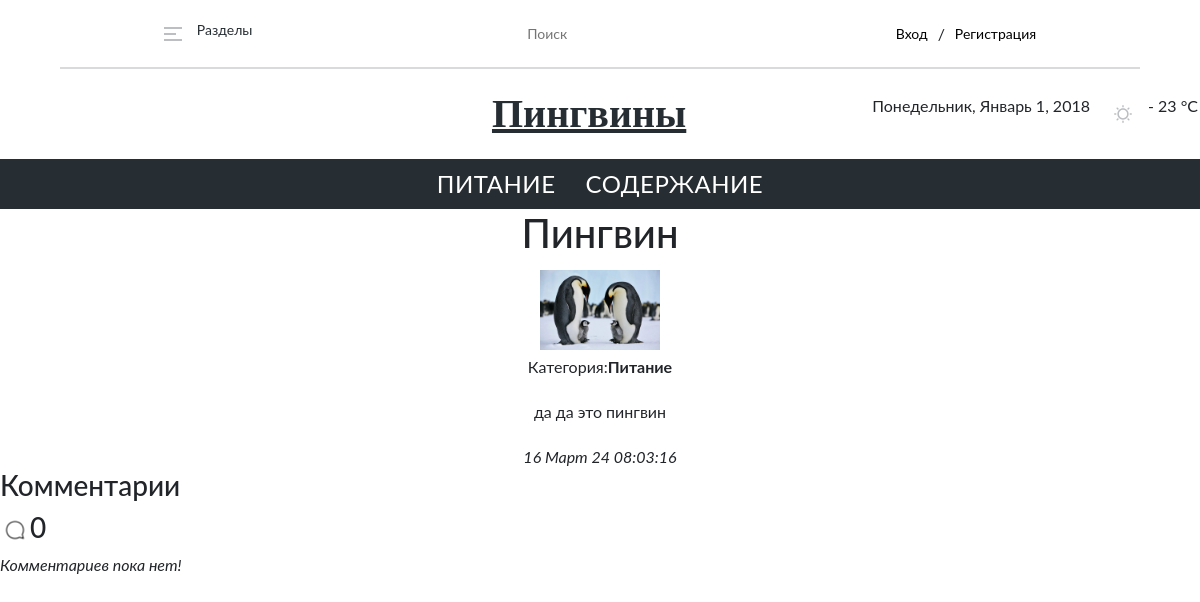
Page /Battalov-penguins/oneNew.php?new=22 on the committed database.
### tables this page shows
CREATE TABLE `categories` (
  `category_id` int(11) NOT NULL,
  `name` varchar(20) NOT NULL
);

CREATE TABLE `news` (
  `news_id` int(11) NOT NULL,
  `image` varchar(70) NOT NULL,
  `title` varchar(50) NOT NULL,
  `content` text NOT NULL,
  `category_id` int(11) NOT NULL,
  `publish_date` datetime NOT NULL DEFAULT CURRENT_TIMESTAMP
);

### Battalov-penguins/oneNew.php (the view, shortened to what this page needs)
<?php
include "header.php";
include "connect.php";
$new_id = isset($_GET["new"]) ? $_GET["new"] :false;
$query_getnew = "select news.*, categories.name from news inner join categories on news.category_id = categories.category_id where news_id = $new_id";
$new_info = mysqli_fetch_assoc(mysqli_query($con, $query_getnew));
$date = date("d-m-y  h:m:s", strtotime($new_info["publish_date"]));
$month = [
    "01" => 'Январь',
    "02" => 'Февраль',
    "03" => 'Март',
    "04" => 'Апрель',
    "05" => 'Май',
    "06" => 'Июнь',
    "07" => 'Июль',
    "08" => 'Август',
    "09" => 'Сентябрь',
    "10" => 'Октябрь',
    "11" => 'Ноябрь',
    "12" => 'Декабрь'
];
$m_text = $month[substr($date, 3, 2)];
$publish_date = substr($date, 0,2). " " . $m_text .  " " . substr($date, 6);
$comments_result = mysqli_query($con, "SELECT comments.*, users.name FROM comments INNER JOIN users ON comments.user_id = users.user_id WHERE news_id = $new_id ORDER BY comment_date DESC");
$comments = mysqli_fetch_all($comments_result);
$comments_count = mysqli_num_rows($comments_result);
?>
<!DOCTYPE html>
<html lang="en">
<head>
    <link rel="stylesheet" href="style.css">
    <link href="https://cdn.jsdelivr.net/npm/bootstrap@5.2.3/dist/css/bootstrap.min.css"      rel="stylesheet">
</head>
<body>
<div class="container">
    <?php
    echo "<h1 class='post-text'>" . $new_info["title"] ."</h1>";
    echo "<div class='post_img' style='background-image:url(images/news/" . $new_info['image'] . ")'></div>";
    echo "<p 'post-cat'>Категория:<b>". $new_info["name"] ."</b></i>";
    echo "<p class = 'description'>". $new_info['content'] ."</p>";
    echo "<i>". $publish_date ."</i>";
    echo "</div>"
    ?>
 <h3>Комментарии </h3>
    <h3><img style="height: 30px;" src="images/free-icon-comment-2414210.png" alt=""><?= $comments_count ?></h3>
    <?php if (mysqli_num_rows($comments_result)) {
        foreach ($comments as $comment){ ?>
        <div class="card text-left">
            <div class="card-header">
                <?=date_new($comment[4])?>
            </div>
        <div class="card-body">
            <h6 class="card-subtitle mb-2 text-body-secondary">
            <?= $comment[5]?>
            </h6>
            <p class="card-text">
                <?=$comment[3]?>
            </p>
        </div>
        </div>
    <?php }}else
    echo "<i>Комментариев пока нет!</1>"; ?>
</body>
</html>

### Battalov-penguins/header.php (shortened to what this page needs)
<?php
require "connect.php";
$query_get_category = "select * from categories";
$categories = mysqli_fetch_all(mysqli_query($con, $query_get_category));
?>
<!DOCTYPE html>
<html>
<head>
    <link rel='stylesheet' type='text/css' media='screen' href='style.css'>
    <link rel="stylesheet" href="style.css">
</head>
<body>
    <header>
    <div class="nav-header">
                <div class="sections">
                    <img src="images/Hamburger menu.png" alt="">
                    <h2>Разделы</h2>
                </div>
                <form id="search-form" action="/" method="get">
                    <input class="poisk" type="search" id='search' name="search" placeholder="Поиск">
                </form>
                <div class="vhod">
                <?php if(!isset($_SESSION["user_id"])) { ?>
                    <a href="auth.php">Вход</a>/<a href="reg.php">Регистрация</a>
                <?php } else { ?>
                    <a href="signout.php">Выход</a>
                <?php } ?>
                </div>
        </div>
        <div class="Pinguins-and-date-and-temp">
            <a href="index.php" class="namePost1">Пингвины</a>
            <div class="date-and-temp">
                <p>Понедельник, Январь 1, 2018</p>
                <div class="temp-content">
                    <img src="images/Sun.svg" alt="">
                    <p>- 23 °C</p>
                </div>
            </div>
        </div>
    </header>
    <main>
    <div class="text-main">
        <?php
         foreach($categories as $category){
            echo "<li><a href='/?new=" . $category[0] . "'>$category[1]</a></li>";
            }
        ?>
    </div>
</main>

### Battalov-penguins/style.css (style rules this page uses)
* { margin: 0; padding: 0; font-family: "Lato", sans-serif; }
.nav-header h2 { color: var(--Base-Grey-100, #262D33); font-size: 14px; font-style: normal; font-weight: 400; line-height: 20px; }
.sections { display: flex; align-items: center; gap: 15px; }
.vhod { display: flex; align-items: center; gap: 10px; }
.vhod a { color: var(--Base-Grey-85, #4B5157); font-size: 14px; font-style: normal; font-weight: 400; line-height: 20px; text-decoration: none; }
.poisk { width: 50%; height: 10%; padding: 10px; margin: 15px; color: var(--Base-Grey-50, #939699); font-size: 14px; font-style: normal; font-weight: 400; line-height: 20px; border: none; }
form { display: flex; flex-direction: column; align-items: center; justify-content: center; }
.Pinguins-and-date-and-temp { display: flex; justify-content: center; gap: 186px; padding: 20px 0 20px 490px; }
.date-and-temp { display: flex; align-items: center; gap: 23px; }
.temp-content { display: flex; align-items: center; gap: 15px; }
.nav-header { display: flex; width: 90%; align-items: center; justify-content: space-around; border-bottom: 2px solid #D9DADB ; margin: auto; }
.namePost1 { color: var(--Base-Grey-100, #262D33); text-align: center; font-family: Roboto Slab; font-size: 40px; font-style: normal; font-weight: 700; line-height: 50px; }
form { display: flex; flex-direction: column; align-items: center; }
.vhod a { color: black; text-decoration: none; }
main { background-color:#262D33 ; width: 100%; height: 50px; }
.text-main { height: 50px; display: flex; justify-content: center; gap: 30px; color: #FFF; color: var(--Base-White, #FFF); font-size: 24px; font-style: normal; font-weight: 400; line-height: 20px; letter-spacing: 0.5px; text-transform: uppercase; align-items: center; list-style-type: none; }
.text-main a { text-decoration: none; color: #FFF; }
.post_img { width: 100%; height: 10vh; overflow: hidden; background-repeat: no-repeat; background-size: contain; background-position: center; }
.container { display: flex; flex-direction: column; align-items: center; gap: 5px; }
a { text-decoration: none; color: black; }

### rows in the picture
categories: name "ПИТАНИЕ"
categories: name "СОДЕРЖАНИЕ"
news: title "Пингвин", image (picture), category.name "Питание", content "да да это пингвин", publish_date "16 Март 24 08:03:16"

### other values in the picture
$comments_count "0"
